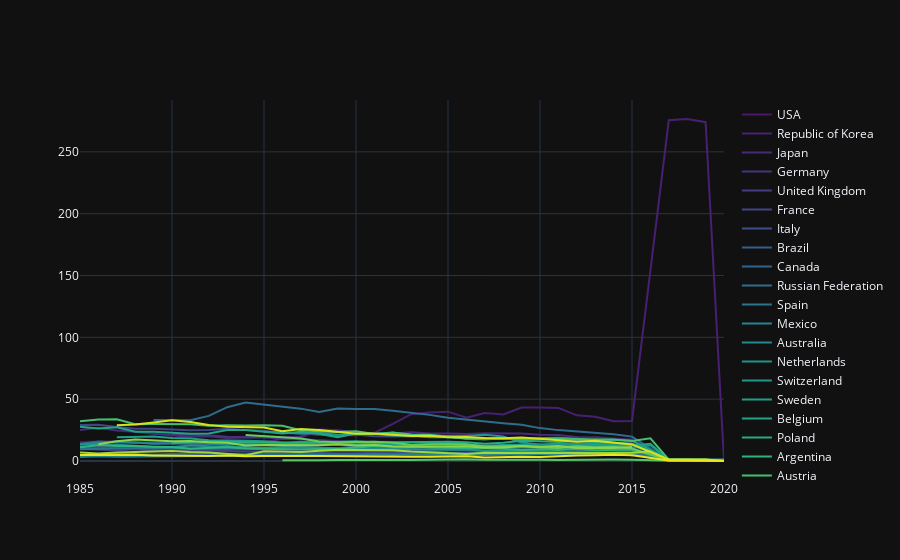

Notebook cell for this chart:
### Code cell
# Visual the top 30 countries by GPD with their suicide rates
pal = list(sns.color_palette(palette='viridis', n_colors=len(top_countries)).as_hex()) # select a color palette

fig = go.Figure()
for d,p in zip(top_countries, pal):
    if len(df_gb_c_y.loc[d].index) > 20:  # Just select the data with more then 20 data points
        fig.add_trace(go.Scatter(x = df_gb_c_y.loc[d].index,
                             y = df_gb_c_y.loc[d]['suicides/100k pop'],
                             name = d,
                             line_color = p, 
                             fill=None))
fig.layout.template = 'plotly_dark'
fig.show()
